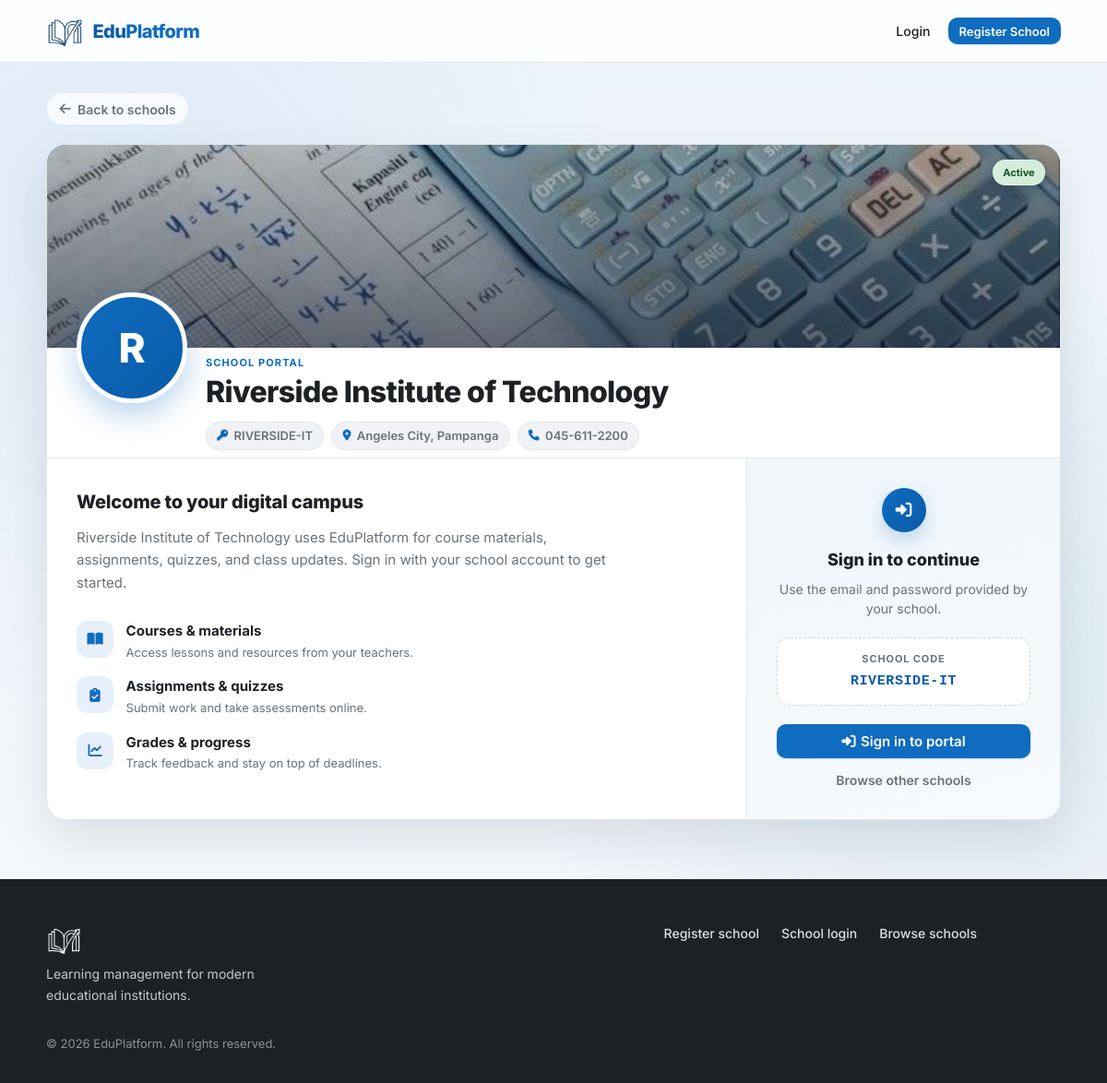
The app's page /schools/RIVERSIDE-IT with its own data.
### tables this page shows
CREATE TABLE schools (
    id INT UNSIGNED AUTO_INCREMENT PRIMARY KEY,
    name VARCHAR(255) NOT NULL,
    slug VARCHAR(255) NOT NULL UNIQUE,
    school_code VARCHAR(32) DEFAULT NULL UNIQUE,
    email VARCHAR(255) NOT NULL,
    phone VARCHAR(50) DEFAULT NULL,
    address TEXT DEFAULT NULL,
    cover_image VARCHAR(512) DEFAULT NULL,
    logo_image VARCHAR(512) DEFAULT NULL,
    status ENUM('pending', 'active', 'rejected', 'suspended') NOT NULL DEFAULT 'pending',
    registered_at DATETIME NOT NULL DEFAULT CURRENT_TIMESTAMP,
    approved_at DATETIME DEFAULT NULL,
    approved_by INT UNSIGNED DEFAULT NULL,
    created_at DATETIME NOT NULL DEFAULT CURRENT_TIMESTAMP,
    updated_at DATETIME NOT NULL DEFAULT CURRENT_TIMESTAMP ON UPDATE CURRENT_TIMESTAMP
);

### includes/layout/page_loader.php (called while the page is built, shortened)
<?= siteLogoImg('site-logo site-logo--loader') ?>

### includes/bootstrap.php (called while the page is built, shortened)
<?php
require_once __DIR__ . '/env.php';
require_once __DIR__ . '/helpers.php';
function db(): PDO
{
    static $pdo = null;
    if ($pdo === null) {
        $config = require __DIR__ . '/../config/database.php';
        $dsn = sprintf(
            'mysql:host=%s;dbname=%s;charset=%s',
            $config['host'],
            $config['dbname'],
            $config['charset']
        );
        $pdo = new PDO($dsn, $config['username'], $config['password'], [
            PDO::ATTR_ERRMODE            => PDO::ERRMODE_EXCEPTION,
            PDO::ATTR_DEFAULT_FETCH_MODE => PDO::FETCH_ASSOC,
            PDO::ATTR_EMULATE_PREPARES   => false,
            PDO::MYSQL_ATTR_INIT_COMMAND => "SET time_zone = '+00:00'",
        ]);
    }
    return $pdo;
}
require_once __DIR__ . '/auth.php';

### includes/auth.php (called while the page is built, shortened)
<?php
function resolveLoginSchool(?string $slug, int $id = 0, ?string $code = null): ?array
{
    if ($code !== null && $code !== '') {
        $stmt = db()->prepare('SELECT * FROM schools WHERE UPPER(school_code) = UPPER(?)');
        $stmt->execute([trim($code)]);
        return $stmt->fetch() ?: null;
    }
    return null;
}

### schools/enroll.php (the view, shortened to what this page needs)
<?php
require_once __DIR__ . '/../includes/bootstrap.php';
$code = normalizeSchoolCode($_GET['code'] ?? '');
$school = $code !== '' ? resolveLoginSchool(null, 0, $code) : null;
$loginUrl = schoolLoginUrl($school['school_code'] ?? '');
$coverUrl = schoolCoverImageUrl($school);
require __DIR__ . '/../includes/layout/header.php';
?>
<section class="school-public-hero">
    <div class="container landing-section-container">
        <a href="<?= url('index.php#schools') ?>" class="school-public-back">
            <i class="fa-solid fa-arrow-left"></i> Back to schools
        </a>
        <div class="school-public-card">
            <div class="school-public-cover" style="background-image: url('<?= e($coverUrl) ?>')">
                <span class="badge badge-active school-public-status">Active</span>
            </div>
            <header class="school-public-header">
                <?= schoolAvatarHtml($school, 'school-public-avatar') ?>
                <div class="school-public-heading">
                    <p class="school-public-eyebrow">School portal</p>
                    <h1><?= e($school['name']) ?></h1>
                    <div class="school-public-meta-row">
                        <?php if (!empty($school['school_code'])): ?>
                            <span class="school-public-meta-chip">
                                <i class="fa-solid fa-key"></i>
                                <span><?= e($school['school_code']) ?></span>
                            </span>
                        <?php endif; ?>
                        <?php if ($school['address']): ?>
                            <span class="school-public-meta-chip">
                                <i class="fa-solid fa-location-dot"></i>
                                <span><?= e($school['address']) ?></span>
                            </span>
                        <?php endif; ?>
                        <?php if ($school['phone']): ?>
                            <span class="school-public-meta-chip">
                                <i class="fa-solid fa-phone"></i>
                                <span><?= e($school['phone']) ?></span>
                            </span>
                        <?php endif; ?>
                    </div>
                </div>
            </header>
            <div class="school-public-layout">
                <div class="school-public-content">
                    <h2>Welcome to your digital campus</h2>
                    <p class="school-public-intro">
                        <?= e($school['name']) ?> uses <?= e(APP_NAME) ?> for course materials, assignments,
                        quizzes, and class updates. Sign in with your school account to get started.
                    </p>
                    <ul class="school-public-features">
                        <li>
                            <span class="school-public-feature-icon"><i class="fa-solid fa-book-open"></i></span>
                            <div>
                                <strong>Courses &amp; materials</strong>
                                <span>Access lessons and resources from your teachers.</span>
                            </div>
                        </li>
                        <li>
                            <span class="school-public-feature-icon"><i class="fa-solid fa-clipboard-check"></i></span>
                            <div>
                                <strong>Assignments &amp; quizzes</strong>
                                <span>Submit work and take assessments online.</span>
                            </div>
                        </li>
                        <li>
                            <span class="school-public-feature-icon"><i class="fa-solid fa-chart-line"></i></span>
                            <div>
                                <strong>Grades &amp; progress</strong>
                                <span>Track feedback and stay on top of deadlines.</span>
                            </div>
                        </li>
                    </ul>
                </div>
                <aside class="school-public-signin">
                    <div class="school-public-signin-inner">
                        <span class="school-public-signin-icon" aria-hidden="true"><i class="fa-solid fa-right-to-bracket"></i></span>
                        <h3>Sign in to continue</h3>
                        <p>Use the email and password provided by your school.</p>
                        <?php if (!empty($school['school_code'])): ?>
                            <div class="school-public-code-box">
                                <span class="school-public-code-label">School code</span>
                                <code><?= e($school['school_code']) ?></code>
                            </div>
                        <?php endif; ?>
                        <a href="<?= e($loginUrl) ?>" class="btn btn-primary btn-lg btn-block school-public-signin-btn">
                            <i class="fa-solid fa-right-to-bracket"></i> Sign in to portal
                        </a>
                        <a href="<?= url('index.php#schools') ?>" class="school-public-alt-link">Browse other schools</a>
                    </div>
                </aside>
            </div>
        </div>
    </div>
</section>
<?php require __DIR__ . '/../includes/layout/footer.php'; ?>

### includes/helpers.php (shortened to what this page needs)
<?php
function siteLogoPath(): string
{
    return 'assets/img/Gemini_Generated_Image_lt629klt629klt62-removebg-preview.png';
}
function siteLogoUrl(): string
{
    return url(siteLogoPath());
}
function siteLogoImg(string $class = 'site-logo', ?string $alt = null): string
{
    return '<img src="' . e(siteLogoUrl()) . '" alt="' . e($alt ?? APP_NAME) . '" class="' . e($class) . '">';
}
function url(string $path = ''): string
{
    $path = ltrim($path, '/');
    $query = '';
    if (($pos = strpos($path, '?')) !== false) {
        $query = substr($path, $pos);
        $path = substr($path, 0, $pos);
    }
    return BASE_URL . '/' . $path . $query;
}
function schoolLoginUrl(?string $schoolCode): string
{
    $code = normalizeSchoolCode($schoolCode ?? '');
    return url('login.php?code=' . urlencode($code));
}
function schoolDefaultCoverUrls(): array
{
    return [
        url('assets/img/school-covers/default-1.jpg'),
        url('assets/img/school-covers/default-2.jpg'),
        url('assets/img/school-covers/default-3.jpg'),
        url('assets/img/school-covers/default-4.jpg'),
    ];
}
function schoolCoverImageUrl(array $school): string
{
    $custom = trim((string) ($school['cover_image'] ?? ''));
    $defaults = schoolDefaultCoverUrls();
    $index = abs((int) ($school['id'] ?? 0)) % count($defaults);
    return $defaults[$index];
}
function schoolLogoImageUrl(array $school): ?string
{
    $custom = trim((string) ($school['logo_image'] ?? ''));
    return null;
}
function schoolAvatarInitial(array $school): string
{
    return strtoupper(mb_substr($school['name'] ?? 'S', 0, 1));
}
function schoolAvatarHtml(array $school, string $class): string
{
    $logoUrl = schoolLogoImageUrl($school);
    return '<div class="' . $class . '" aria-hidden="true">' . e(schoolAvatarInitial($school)) . '</div>';
}
function e(?string $value): string
{
    return htmlspecialchars($value ?? '', ENT_QUOTES, 'UTF-8');
}
function normalizeSchoolCode(string $code): string
{
    return strtoupper(trim($code));
}
    ?>

### records on screen
schools: name "R", name "Riverside Institute of Technology", school_code "RIVERSIDE-IT", address "Angeles City, Pampanga", phone "045-611-2200"

### other values on screen
APP_NAME "EduPlatform"
